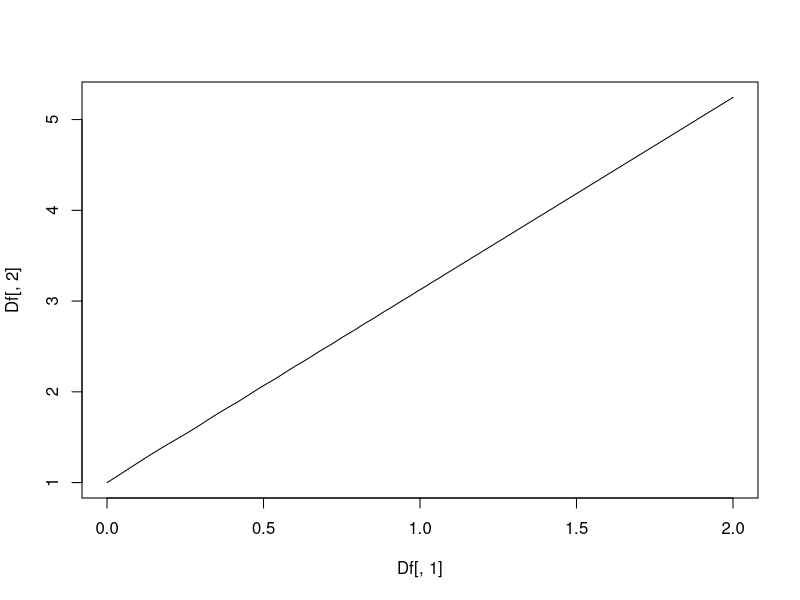
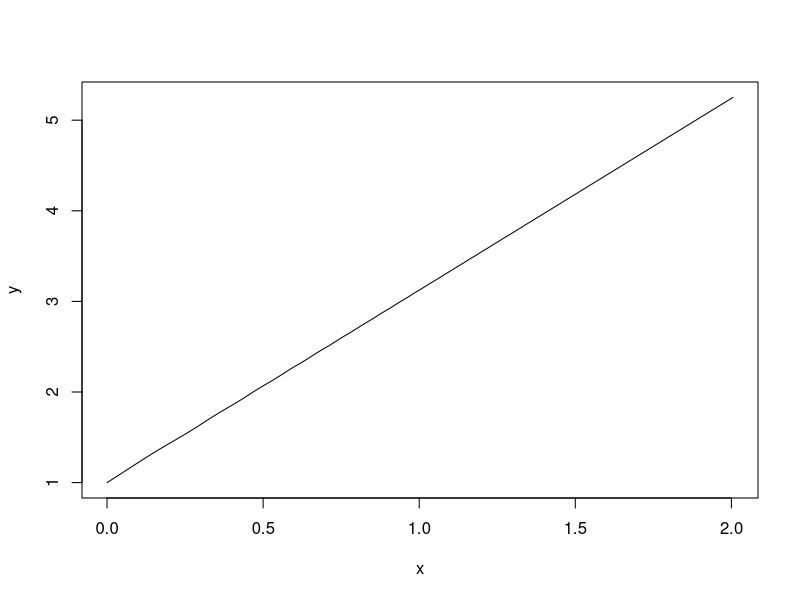

Write the R code that produced these figures, in order.
#рівняння
f = function(x, y) sqrt((sin(x^2+y^3))^2+4)

Euler_method <- function(a0, b0, y0, h)
{
  #таблиця
  Df = data.frame(
    x_i = a0,
    y_i= y0,
    "f(x_i, y_i)" = f(a0, y0)
  )
  
  #заповнення таблиці
  for (i in 2:((b0-a0)/h+1)){
    Df[i,1] = Df[i-1,1] + h
    Df[i,2] = Df[i-1,2] + h*Df[i-1,3]
    Df[i,3] = f(Df[i,1], Df[i,2])
    
  }
  
  plot(Df[,1], Df[,2], type = 'l')
}


Runge_Kutt_method <- function(a0, b0, y0, h)
{
  #таблиця
  Df = data.frame(
    i = 0,
    x_i = a0,
    y_i= y0,
    "f(x_i, y_i)" = f(a0, y0),
    k = h*f(a0, y0)
  )
  
  x <- c(a0)
  y <- c(y0)
  
  #заповнення таблиці
  for (i in 2:(4*(((b0-a0)/h)+1))){
    #i
    Df[i, 1] = floor((i-1)/4)
    
    #x, y
    j = i %% 4
    
    if (j == 1) {
      Df[i,2] = Df[i-4,2] + h
      Df[i,3] = Df[i-4,3] + (Df[i-4,5]+2*(Df[i-3,5]+Df[i-2,5])+Df[i-1,5])/6
      x <- c(x, Df[i,2])
      y <- c(y, Df[i,3])
    } else if (j == 2) {
      Df[i, 2] = Df[i-1, 2]+ h/2
      Df[i, 3] = Df[i-1, 3] + Df[i-1, 5]/2
    } else if (j == 3) {
      Df[i, 2] = Df[i-2, 2]+ h/2
      Df[i, 3] = Df[i-2, 3] + Df[i-1, 5]/2
      x <- c(x, Df[i,2])
      y <- c(y, Df[i,3])
    } else if (j == 0) {
      Df[i, 2] = Df[i-3, 2]+ h
      Df[i, 3] = Df[i-3, 3] + Df[i-1, 5]
    }
    
    #f(x,y)
    Df[i, 4] = f(Df[i, 2], Df[i, 3])
    
    #k
    Df[i, 5] = h*Df[i, 4]
    
  }
  
  plot(x, y, type = 'l')
  
}

#межі інтервалу
a0 = 0
b0 = 2
y0 = 1
#крок
h = 0.01

Euler_method(a0, b0, y0, h)


Runge_Kutt_method(a0, b0, y0, h)


